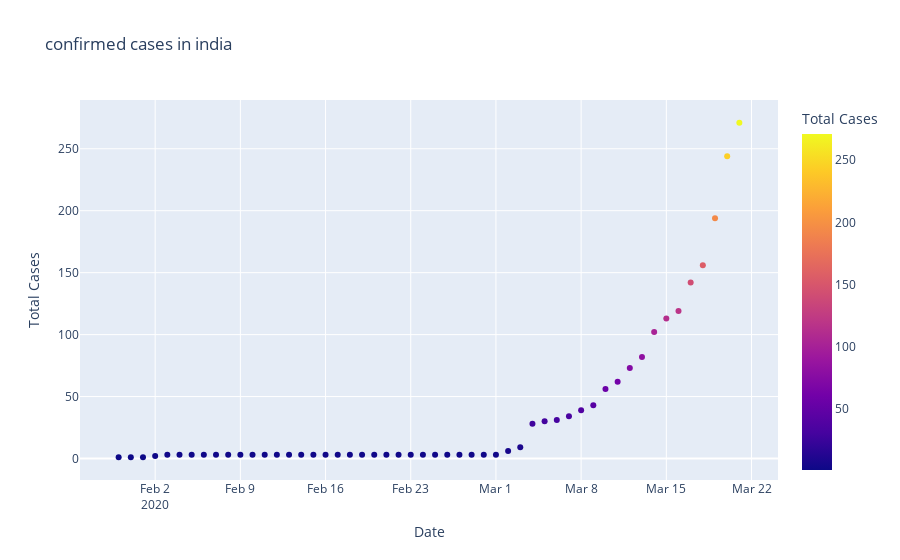

Notebook cell for this chart:
### Code cell
#plotly express

fig=px.scatter(dbd_india,x='Date',y='Total Cases',color='Total Cases',title='confirmed cases in india')
fig.show()

### Figure 1 — Plotly figure (JSON) as saved in the notebook; plotly's stock layout.template omitted (floating-point values rounded to 4 significant figures)
{"data": [{"hovertemplate": "Date=%{x}<br>Total Cases=%{marker.color}<extra></extra>", "legendgroup": "", "marker": {"color": [1, 1, 1, 2, 3, 3, 3, 3, 3, 3, 3, 3, 3, 3, 3, 3, 3, 3, 3, 3, 3, 3, 3, 3, 3, 3, 3, 3, 3, 3, 3, 3, 6, 9, 28, 30, 31, 34, 39, 43, 56, 62, 73, 82, 102, 113, 119, 142, 156, 194, 244, 271], "coloraxis": "coloraxis", "symbol": "circle"}, "mode": "markers", "name": "", "showlegend": false, "type": "scatter", "x": ["2020-01-30T00:00:00", "2020-01-31T00:00:00", "2020-02-01T00:00:00", "2020-02-02T00:00:00", "2020-02-03T00:00:00", "2020-02-04T00:00:00", "2020-02-05T00:00:00", "2020-02-06T00:00:00", "2020-02-07T00:00:00", "2020-02-08T00:00:00", "2020-02-09T00:00:00", "2020-02-10T00:00:00", "2020-02-11T00:00:00", "2020-02-12T00:00:00", "2020-02-13T00:00:00", "2020-02-14T00:00:00", "2020-02-15T00:00:00", "2020-02-16T00:00:00", "2020-02-17T00:00:00", "2020-02-18T00:00:00", "2020-02-19T00:00:00", "2020-02-20T00:00:00", "2020-02-21T00:00:00", "2020-02-22T00:00:00", "2020-02-23T00:00:00", "2020-02-24T00:00:00", "2020-02-25T00:00:00", "2020-02-26T00:00:00", "2020-02-27T00:00:00", "2020-02-28T00:00:00", "2020-02-29T00:00:00", "2020-03-01T00:00:00", "2020-03-02T00:00:00", "2020-03-03T00:00:00", "2020-03-04T00:00:00", "2020-03-05T00:00:00", "2020-03-06T00:00:00", "2020-03-07T00:00:00", "2020-03-08T00:00:00", "2020-03-09T00:00:00", "2020-03-10T00:00:00", "2020-03-11T00:00:00", "2020-03-12T00:00:00", "2020-03-13T00:00:00", "2020-03-14T00:00:00", "2020-03-15T00:00:00", "2020-03-16T00:00:00", "2020-03-17T00:00:00", "2020-03-18T00:00:00", "2020-03-19T00:00:00", "2020-03-20T00:00:00", "2020-03-21T00:00:00"], "xaxis": "x", "y": [1, 1, 1, 2, 3, 3, 3, 3, 3, 3, 3, 3, 3, 3, 3, 3, 3, 3, 3, 3, 3, 3, 3, 3, 3, 3, 3, 3, 3, 3, 3, 3, 6, 9, 28, 30, 31, 34, 39, 43, 56, 62, 73, 82, 102, 113, 119, 142, 156, 194, 244, 271], "yaxis": "y"}], "layout": {"coloraxis": {"colorbar": {"title": {"text": "Total Cases"}}, "colorscale": [[0, "#0d0887"], [0.1111, "#46039f"], [0.2222, "#7201a8"], [0.3333, "#9c179e"], [0.4444, "#bd3786"], [0.5556, "#d8576b"], [0.6667, "#ed7953"], [0.7778, "#fb9f3a"], [0.8889, "#fdca26"], [1, "#f0f921"]]}, "legend": {"tracegroupgap": 0}, "title": {"text": "confirmed cases in india"}, "xaxis": {"anchor": "y", "domain": [0, 1], "title": {"text": "Date"}}, "yaxis": {"anchor": "x", "domain": [0, 1], "title": {"text": "Total Cases"}}}}
